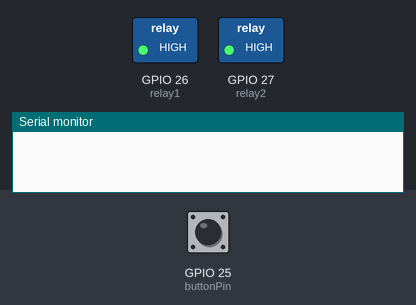
Simulated run of this sketch. Board: ESP32. On the bench: switched loads named in the sketch (green lamp = pin HIGH), the last lines printed to the serial monitor. The inputs (shaded band) are chosen by the test bench; at power-on: GPIO 25 (buttonPin) HIGH.

Above: at 1.2 s.
1.3 s: GPIO 25 (buttonPin) pulled LOW for 0.25 s
At 2.3 s:
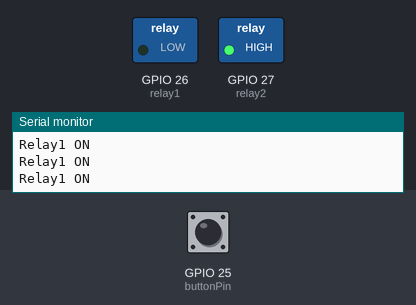
4.5 s: GPIO 25 (buttonPin) pulled LOW for 1 s
At 6.0 s:
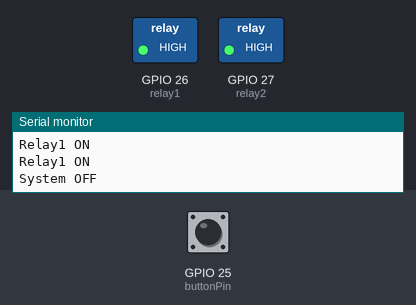
7.0 s: GPIO 25 (buttonPin) pulled LOW for 0.25 s
At 7.9 s:
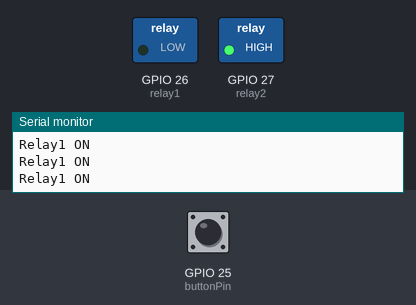
10.2 s: GPIO 25 (buttonPin) pulled LOW for 3.2 s
At 11.6 s:
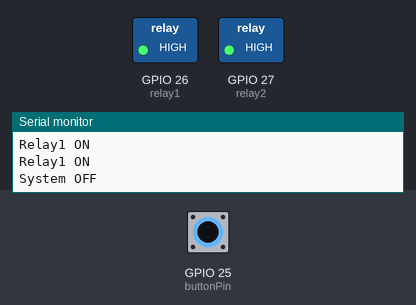
14.9 s: GPIO 25 (buttonPin) pulled LOW for 0.25 s
At 20.4 s:
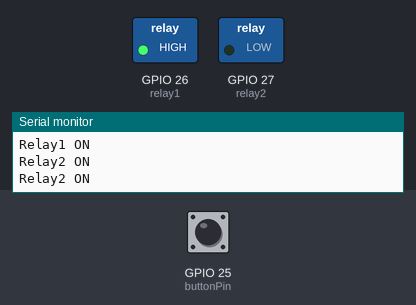
Timing chart, 0 to 21.9 s (numbered marks = the images above; inputs shaded):
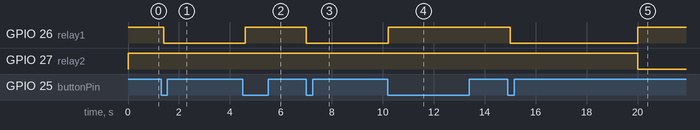

Measured:
- after the input at 1.3 s, GPIO 26 (relay1): HIGH → LOW after 0.10 s
- after the input at 4.5 s, GPIO 26 (relay1): LOW → HIGH after 0.10 s instead of 1.9 s; GPIO 27 (relay2): stays HIGH (without the input it goes to LOW after 1.9 s)
- after the input at 7.0 s, GPIO 26 (relay1): HIGH → LOW at once
- after the input at 10.2 s, GPIO 26 (relay1): LOW → HIGH after 0.01 s instead of 1.8 s; GPIO 27 (relay2): stays HIGH (without the input it goes to LOW after 1.8 s)
- after the input at 14.9 s, GPIO 26 (relay1): HIGH → LOW after 0.11 s, → HIGH 5.0 s later; GPIO 27 (relay2): HIGH → LOW after 5.1 s

The sketch:

esp32_relay_toggle_timer.ino
```cpp
int relay1 = 26;
int relay2 = 27;
int buttonPin = 25;

bool systemOn = false;
bool lastButtonState = HIGH;

unsigned long previousMillis = 0;
int state = 0;

void setup() {
  pinMode(relay1, OUTPUT);
  pinMode(relay2, OUTPUT);
  pinMode(buttonPin, INPUT_PULLUP);

  Serial.begin(9600);

  digitalWrite(relay1, HIGH);
  digitalWrite(relay2, HIGH);
}

void loop() {

  int currentButtonState = digitalRead(buttonPin);

  // 🔘 Detect button press (edge)
  if (lastButtonState == HIGH && currentButtonState == LOW) {
    systemOn = !systemOn; // toggle
    Serial.println(systemOn ? "System ON" : "System OFF");

    if (systemOn) {
      previousMillis = millis(); // start timer
    }
  }

  lastButtonState = currentButtonState;

  // 🔁 SYSTEM RUN
  if (systemOn) {

    unsigned long currentMillis = millis();

    if (currentMillis - previousMillis >= 5000) { // test 5 sec
      previousMillis = currentMillis;
      state = !state;
    }

    if (state == 0) {
      digitalWrite(relay1, LOW);
      digitalWrite(relay2, HIGH);
      Serial.println("Relay1 ON");
    } else {
      digitalWrite(relay1, HIGH);
      digitalWrite(relay2, LOW);
      Serial.println("Relay2 ON");
    }

  }
  else {
    // 🔴 SYSTEM OFF
    digitalWrite(relay1, HIGH);
    digitalWrite(relay2, HIGH);
  }

  delay(200);
}
```
